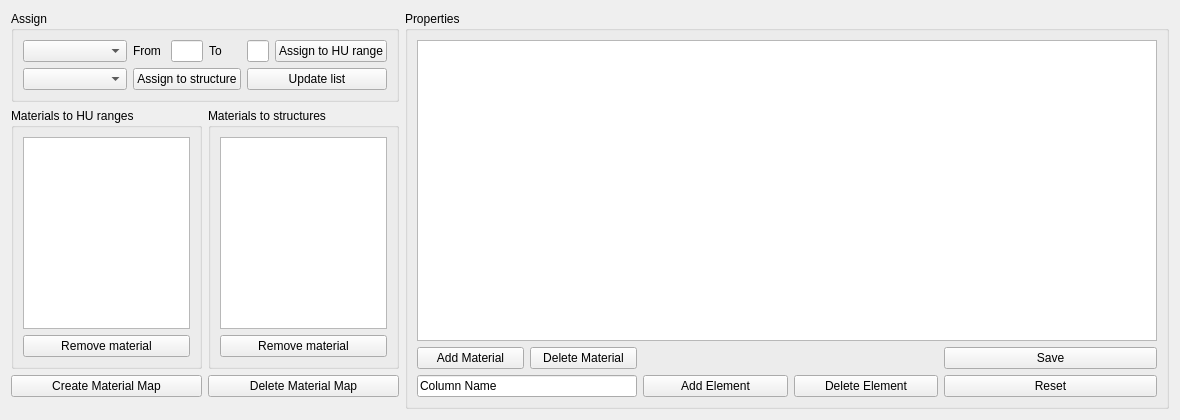
          <widget class="QWidget" name="tab_mat_assignment">
           <attribute name="title">
            <string>Material Assignment</string>
           </attribute>
           <layout class="QGridLayout" name="gridLayout_69" rowstretch="1,10,1,0,0" columnstretch="1,1,4">
            <item row="1" column="1">
             <widget class="QGroupBox" name="groupBox_mat_to_struct">
              <property name="title">
               <string>Materials to structures</string>
              </property>
              <layout class="QGridLayout" name="gridLayout_72">
               <item row="0" column="0">
                <widget class="QTableWidget" name="mat_to_struct_tab"/>
               </item>
               <item row="1" column="0">
                <widget class="QPushButton" name="remove_mat_from_struct">
                 <property name="text">
                  <string>Remove material</string>
                 </property>
                </widget>
               </item>
              </layout>
             </widget>
            </item>
            <item row="0" column="0" colspan="2">
             <widget class="QGroupBox" name="assign_mat">
              <property name="title">
               <string>Assign</string>
              </property>
              <layout class="QGridLayout" name="gridLayout_5" columnstretch="10,1,1,1,1,1,1">
               <item row="0" column="6">
                <widget class="QPushButton" name="mat_to_hu">
                 <property name="text">
                  <string>Assign to HU range</string>
                 </property>
                </widget>
               </item>
               <item row="0" column="0" colspan="2">
                <widget class="QComboBox" name="Select_mat"/>
               </item>
               <item row="0" column="5">
                <widget class="QLineEdit" name="HU_high"/>
               </item>
               <item row="0" column="4">
                <widget class="QLabel" name="label_mat_2">
                 <property name="text">
                  <string>To</string>
                 </property>
                </widget>
               </item>
               <item row="0" column="3">
                <widget class="QLineEdit" name="HU_low"/>
               </item>
               <item row="0" column="2">
                <widget class="QLabel" name="label_mat">
                 <property name="text">
                  <string>From</string>
                 </property>
                </widget>
               </item>
               <item row="2" column="0" colspan="2">
                <widget class="QComboBox" name="Struct_list_mat"/>
               </item>
               <item row="2" column="2" colspan="3">
                <widget class="QPushButton" name="mat_to_struct">
                 <property name="text">
                  <string>Assign to structure</string>
                 </property>
                </widget>
               </item>
               <item row="2" column="5" colspan="2">
                <widget class="QPushButton" name="update_mat_struct_list">
                 <property name="text">
                  <string>Update list</string>
                 </property>
                </widget>
               </item>
              </layout>
             </widget>
            </item>
            <item row="0" column="2" rowspan="5">
             <widget class="QGroupBox" name="groupBox_mat_properties">
              <property name="title">
               <string>Properties</string>
              </property>
              <layout class="QGridLayout" name="gridLayout_68">
               <item row="2" column="0" colspan="2">
                <widget class="QLineEdit" name="element">
                 <property name="text">
                  <string>Column Name</string>
                 </property>
                </widget>
               </item>
               <item row="1" column="0">
                <widget class="QPushButton" name="Add_mat">
                 <property name="text">
                  <string>Add Material</string>
                 </property>
                </widget>
               </item>
               <item row="2" column="2">
                <widget class="QPushButton" name="add_element">
                 <property name="text">
                  <string>Add Element</string>
                 </property>
                </widget>
               </item>
               <item row="2" column="3">
                <widget class="QPushButton" name="del_element">
                 <property name="text">
                  <string>Delete Element</string>
                 </property>
                </widget>
               </item>
               <item row="1" column="2" colspan="2">
                <spacer name="hs_mat_2">
                 <property name="orientation">
                  <enum>Qt::Horizontal</enum>
                 </property>
                 <property name="sizeHint" stdset="0">
                  <size>
                   <width>295</width>
                   <height>20</height>
                  </size>
                 </property>
                </spacer>
               </item>
               <item row="1" column="1">
                <widget class="QPushButton" name="del_mat">
                 <property name="text">
                  <string>Delete Material</string>
                 </property>
                </widget>
               </item>
               <item row="0" column="0" colspan="6">
                <widget class="QTableWidget" name="mat_table"/>
               </item>
               <item row="1" column="4" colspan="2">
                <widget class="QPushButton" name="save_mat_table">
                 <property name="text">
                  <string>Save</string>
                 </property>
                </widget>
               </item>
               <item row="2" column="4" colspan="2">
                <widget class="QPushButton" name="undo_mat_tab">
                 <property name="text">
                  <string>Reset</string>
                 </property>
                </widget>
               </item>
              </layout>
             </widget>
            </item>
            <item row="1" column="0">
             <widget class="QGroupBox" name="mat_to_HU_box">
              <property name="title">
               <string>Materials to HU ranges</string>
              </property>
              <layout class="QGridLayout" name="gridLayout_71">
               <item row="0" column="0">
                <widget class="QTableWidget" name="tableMatToHU"/>
               </item>
               <item row="1" column="0">
                <widget class="QPushButton" name="remove_mat_fromhu">
                 <property name="text">
                  <string>Remove material</string>
                 </property>
                </widget>
               </item>
              </layout>
             </widget>
            </item>
            <item row="2" column="1">
             <widget class="QPushButton" name="del_mat_map">
              <property name="text">
               <string>Delete Material Map</string>
              </property>
             </widget>
            </item>
            <item row="2" column="0">
             <widget class="QPushButton" name="create_mat_map">
              <property name="text">
               <string>Create Material Map</string>
              </property>
             </widget>
            </item>
           </layout>
          </widget>
